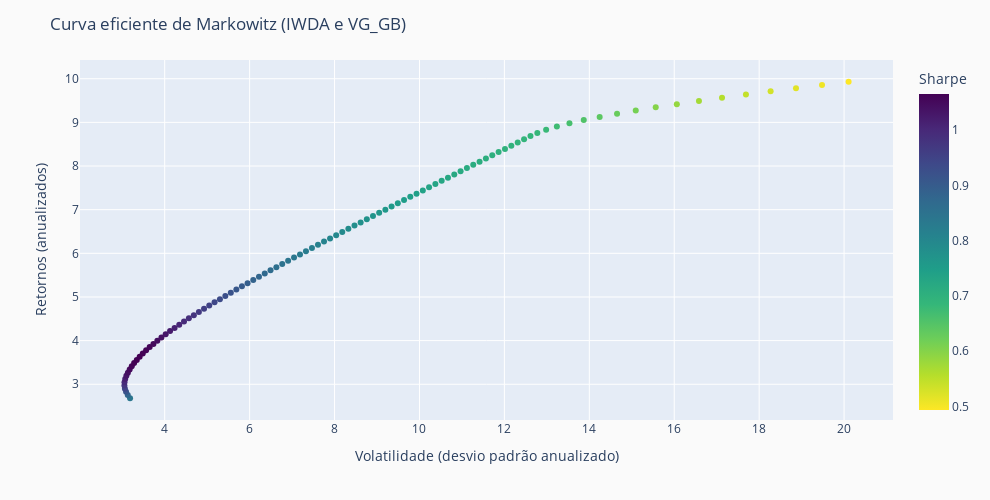

Notebook source saved alongside this figure:
### Code cell
import plotly.express as px

fig = px.scatter(ef, x="Volatility", y="Returns", color='Sharpe',
            color_continuous_scale='Viridis_r',
            hover_data=nomes, width=990, height=500)

fig.update_layout(
    paper_bgcolor="rgb(250,250,250)",
    title='Curva eficiente de Markowitz (IWDA e VG_GB)',
    yaxis=dict(
        title_text="Retornos (anualizados)"),
    xaxis=dict(
        title_text="Volatilidade (desvio padrão anualizado)")
)
